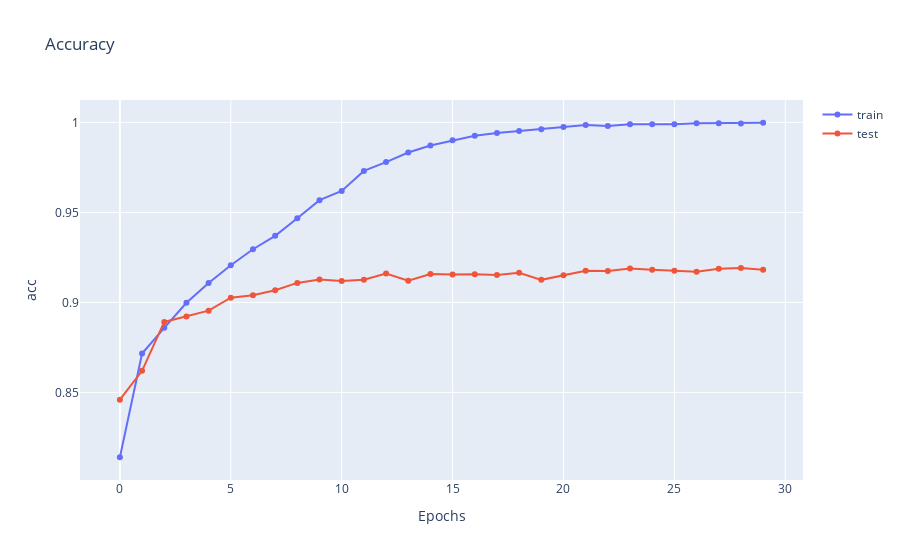

Notebook source saved alongside this figure:
### Code cell
t0 = go.Scatter(
    y=np.array(train_acc),
    x=np.array(range(len(train_acc))),
    mode='lines + markers',
    name='train'
)
t1 = go.Scatter(
    y=np.array(test_acc),
    x=np.array(range(len(test_acc))),
    mode='lines + markers',
    name='test'
)
layout = dict(title='Accuracy', xaxis=dict(title='Epochs'), yaxis=dict(title='acc'))
data = dict(data=[t0, t1], layout=layout)
py.iplot(data)

### Figure 1 — Plotly figure (JSON) as saved in the notebook; plotly's stock layout.template omitted (floating-point values rounded to 4 significant figures)
{"data": [{"mode": "lines+markers", "name": "train", "type": "scatter", "x": [0, 1, 2, 3, 4, 5, 6, 7, 8, 9, 10, 11, 12, 13, 14, 15, 16, 17, 18, 19, 20, 21, 22, 23, 24, 25, 26, 27, 28, 29], "y": [0.814, 0.8716, 0.8859, 0.8998, 0.9107, 0.9206, 0.9295, 0.937, 0.9467, 0.9568, 0.9619, 0.973, 0.9779, 0.9832, 0.9872, 0.99, 0.9926, 0.9941, 0.9953, 0.9961, 0.9975, 0.9986, 0.9979, 0.999, 0.999, 0.9989, 0.9996, 0.9995, 0.9994, 0.9998]}, {"mode": "lines+markers", "name": "test", "type": "scatter", "x": [0, 1, 2, 3, 4, 5, 6, 7, 8, 9, 10, 11, 12, 13, 14, 15, 16, 17, 18, 19, 20, 21, 22, 23, 24, 25, 26, 27, 28, 29], "y": [0.8459, 0.862, 0.8891, 0.8921, 0.8954, 0.9026, 0.904, 0.9067, 0.9108, 0.9127, 0.9119, 0.9126, 0.916, 0.912, 0.9157, 0.9155, 0.9156, 0.9152, 0.9164, 0.9125, 0.9151, 0.9176, 0.9175, 0.9188, 0.9181, 0.9176, 0.917, 0.9187, 0.9191, 0.9181]}], "layout": {"title": {"text": "Accuracy"}, "xaxis": {"title": {"text": "Epochs"}}, "yaxis": {"title": {"text": "acc"}}}}
